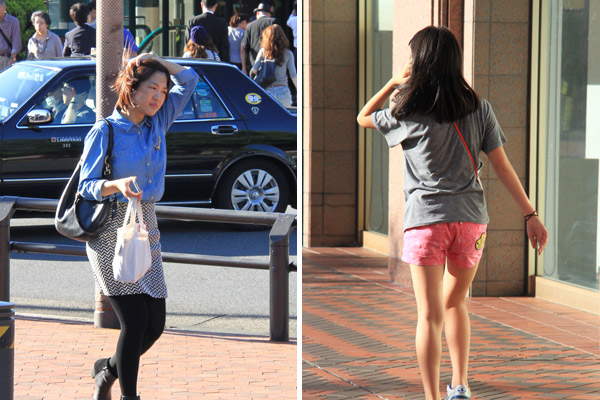
#> input picture imgs/2b8842ac0d6c03c1728ea80f820d02fe.jpg, 600 x 400 px
$ python color_seg.py ../../imgs/2b8842ac0d6c03c1728ea80f820d02fe.jpg
#> lines starting #> are read from the running program, lines starting #| are printed output that depends on the picture; after the words box and inside, x2 and y2 are one past the last pixel; in counts of white or black regions, pixels touching at a corner belong together
import math
import numpy as np
import cv2
import sys


def get_hue(a, b):
    if a == 0 or b == 0:
        h = 0
    else:
        h = math.atan2(b, a)
        h = (h / math.pi) * 180
    return h


def CIE2000_distance(lab1, lab2):
    # formula from: http://www.ece.rochester.edu/~gsharma/papers/CIEDE2000CRNAFeb05.pdf

    lab1 = [lab1[0] / 255 * 100.0, lab1[1] - 128, lab1[2] - 128]
    lab2 = [lab2[0] / 255 * 100.0, lab2[1] - 128, lab2[2] - 128]

    c1 = math.sqrt(lab1[1] ** 2 + lab1[2] ** 2)
    c2 = math.sqrt(lab2[1] ** 2 + lab2[2] ** 2)

    c_mean = (c1 + c2) / 2.0

    G = 0.5 * (1 - math.sqrt(c_mean ** 7 / float(c_mean ** 7 + 25 ** 7)))

    a_1 = (1 + G) * lab1[1]
    a_2 = (1 + G) * lab2[1]

    C_prime_1 = math.sqrt(a_1 ** 2 + lab1[2] ** 2)
    C_prime_2 = math.sqrt(a_2 ** 2 + lab2[2] ** 2)

    h_1 = get_hue(a_1, lab1[2])
    h_2 = get_hue(a_2, lab2[2])

    delta_L = lab2[0] - lab1[0]
    delta_C = C_prime_2 - C_prime_1

    if C_prime_1 * C_prime_2 == 0:
        delta_h = 0
    else:
        if abs(h_2 - h_1) <= 180:
            delta_h = h_2 - h_1
        elif h_2 - h_1 > 180:
            delta_h = h_2 - h_1 - 360
        else:
            delta_h = h_2 - h_1 + 360

    delta_H = 2 * math.sqrt(c1 * c2) * math.sin(delta_h * math.pi / 2.0 * 180)

    l_mean = (lab1[0] + lab2[0]) / 2.0
    c_prime_mean = (C_prime_1 + C_prime_2) / 2.0

    if C_prime_1 * C_prime_2 == 0:
        h_mean = h_1 + h_2
    else:
        if abs(h_1 - h_2) <= 180:
            h_mean = (h_1 + h_2) / 2.0
        else:
            if h_1 + h_2 < 360:
                h_mean = (h_1 + h_2 + 360) / 2.0
            else:
                h_mean = (h_1 + h_2 - 360) / 2.0

    T = 1 - 0.17 * math.cos((h_mean - 30) * math.pi / 180.0) \
        + 0.24 * math.cos(2 * h_mean * math.pi / 180.0) \
        + 0.32 * math.cos((3 * h_mean + 6) * math.pi / 180.0) \
        - 0.2 * math.cos((4 * h_mean - 63) * math.pi / 180.0)

    delta_Phi = 30 * math.exp(-((h_mean - 275) / 25.0) ** 2)
    R_c = 2 * math.sqrt(c_prime_mean ** 7 / float(c_prime_mean ** 7 + 25 ** 7))
    S_l = 1 + (0.015 * (l_mean - 50) ** 2) / math.sqrt(20 + (l_mean - 50) ** 2)
    S_c = 1 + 0.045 * c_prime_mean
    S_h = 1 + 0.015 * c_prime_mean * T
    R_t = -math.sin(2 * delta_Phi * math.pi / 180.0) * R_c

    distance = math.sqrt((delta_L / S_l) ** 2
                         + (delta_C / S_c) ** 2
                         + (delta_H / S_h) ** 2
                         + R_t * (delta_C / S_c) * (delta_H / S_h))
    return distance


def LAB_shadow(LAB_color_1, LAB_color_2):

    #when a color is darker the values in A and B remains almost the same
    #but the value in Lightness changes more

    threshold_L = 70
    threshold_A = 15
    threshold_B = 20

    distance_in_L = math.fabs(LAB_color_1[0] - LAB_color_2[0])
    distance_in_A = math.fabs(LAB_color_1[1] - LAB_color_2[1])
    distance_in_B = math.fabs(LAB_color_1[2] - LAB_color_2[2])

    if distance_in_L < threshold_L \
            and distance_in_A < threshold_A \
            and distance_in_B < threshold_B:
        return True

    return False


def cloth_color(image_path, expected_size=40, in_clusters=7, out_clusters=3, final_size=300):

#> called with expected_size = 40, in_clusters = 7, out_clusters = 3, final_size = 300
    initial_image = cv2.imread(image_path)
#> initial_image is the input picture: shape (400, 600, 3); mean B, G, R 115.4, 120, 131.7

    if initial_image is not None:
        height, width = initial_image.shape[:2]

        factor = math.sqrt(width * height / (expected_size * expected_size))

        #image downsample
        image = cv2.resize(initial_image,
                           (int(width / factor), int(height / factor)),
                           interpolation=cv2.INTER_LINEAR)
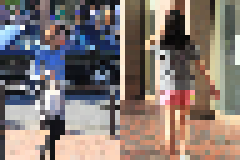
#> image: shape (32, 48, 3) (shown 5 times larger); mean B, G, R 115.7, 120.5, 132.2

        LAB_image = cv2.cvtColor(image, cv2.COLOR_BGR2Lab)
#> LAB_image: shape (32, 48, 3); mean of channels 0, 1, 2 129, 132.9, 132.3
        frame_width = int(expected_size / 10 + 2)
        in_samples = []

        border_samples = []

        limit_Y = LAB_image.shape[0] - frame_width
        limit_X = LAB_image.shape[1] - frame_width

        for y in range(LAB_image.shape[0] - 1):
            for x in range(LAB_image.shape[1] - 1):
                pt = LAB_image[y][x]
                if x < frame_width or y < frame_width or y >= limit_Y or x >= limit_X:
                    border_samples.append(pt)
                else:
                    in_samples.append(pt)
#> after the loop, border_samples = 737 items, first 6: [98, 130, 144], [114, 103, 157], [94, 109, 150], [105, 105, 152], [114, 121, 115], [38, 127, 120]; in_samples = 720 items, first 6: [45, 137, 100], [75, 126, 110], [79, 132, 127], [223, 136, 157], [144, 148, 146], [55, 131, 128]

        in_samples = np.array(in_samples, dtype=float)
#> in_samples = 720 rows, first 8: [45, 137, 100], [75, 126, 110], [79, 132, 127], [223, 136, 157], [144, 148, 146], [55, 131, 128], [131, 138, 126], [16, 126, 130]
        border_samples = np.array(border_samples, dtype=float)
#> border_samples = 737 rows, first 8: [98, 130, 144], [114, 103, 157], [94, 109, 150], [105, 105, 152], [114, 121, 115], [38, 127, 120], [48, 135, 124], [36, 128, 124]

        em_in = cv2.ml.EM_create()
        em_in.setClustersNumber(in_clusters)
        in_etval, in_likelihoods, in_labels, in_probs = em_in.trainEM(in_samples)
#> in_etval = True; in_likelihoods = 720 values, max -8.72 at index 547, min -21.15 at index 500, mean -12.07; in_labels = 720 values, max 6 at index 1, min 0 at index 7, mean 3.34

        in_means = em_in.getMeans()
        in_covs = em_in.getCovs()

        em_border = cv2.ml.EM_create()
        em_border.setClustersNumber(out_clusters)
        border_etval, border_likelihoods, border_labels, border_probs = em_border.trainEM(border_samples)
#> border_etval = True; border_likelihoods = 737 values, max -9.53 at index 19, min -33.2 at index 151, mean -12.67; border_labels = 737 values, max 2 at index 0, min 0 at index 5, mean 1.36; border_probs = 737 rows, first 8: [1.19e-08, 0.212, 0.788], [1.3e-57, 0.313, 0.687], [1.63e-33, 0.194, 0.806], [4.73e-46, 0.34, 0.66], [2.93e-10, 4.53e-09, 1], [0.866, 3.15e-09, 0.134], [0.0835, 2.93e-06, 0.916], [0.976, 1.61e-08, 0.0237]

        border_means = em_border.getMeans()

        unique_border, counts_border = np.unique(border_labels, return_counts=True)
#> unique_border = [0, 1, 2]; counts_border = [94, 282, 361]
        count_border_labels = dict(zip(unique_border, counts_border))
#> count_border_labels = {0: 94, 1: 282, 2: 361}

        unique, counts = np.unique(in_labels, return_counts=True)
#> unique = [0, 1, 2, 3, 4, 5, 6]; counts = [99, 93, 96, 50, 146, 33, 203]

        count_in_labels = dict(zip(unique, counts))
#> count_in_labels = {0: 99, 1: 93, 2: 96, 3: 50, 4: 146, 5: 33, 6: 203}
        in_len = len(in_covs)

        valid = [True] * in_len

        # colors vs background
        for i in range(in_len):
            if not valid[i]:
                continue

            prop_in = float(count_in_labels[i]) / len(in_labels)

            #if the proportion is too small can be only buttons or labels
            if prop_in < 0.05:
                valid[i] = False
                continue

            # remove similar colors
            for key in count_border_labels:
                prop_border = float(count_border_labels[key]) / len(border_labels)

                #if the color appears more in the center, it belongs to the cloth
                #else is background
                if prop_in > prop_border:
                    continue

                cie_dst = CIE2000_distance(in_means[i], border_means[key])

                if cie_dst < 5:
                    valid[i] = False
#> this loop made 7 passes
#> prop_in on passes 1 to 7: 0.138, 0.129, 0.133, 0.0694, 0.203, 0.0458, 0.282
#> after the loop, valid = [True, True, True, True, True, False, True]

        # colors vs colors
        for i in range(in_len):
            if not valid[i]:
                continue

            for j in range(i + 1, in_len):
                if not valid[j]:
                    continue

                #removes shadows and similar colors
                cie_dst = CIE2000_distance(in_means[i], in_means[j])

                is_shadow = LAB_shadow(in_means[i], in_means[j])

                if is_shadow or cie_dst < 20:
                    if count_in_labels[j] > count_in_labels[i]:
                        valid[i] = False

                        count_in_labels[j] += count_in_labels[i]
                        break
                    else:
                        valid[j] = False
                        count_in_labels[i] += count_in_labels[j]
#> after the loop, count_in_labels = {0: 99, 1: 93, 2: 335, 3: 50, 4: 146, 5: 33, 6: 302}; valid = [False, False, True, True, False, False, True]

        num_valid = sum(True == x for x in valid)
#> num_valid = 3

        colors = []
        proportions = []
        total_color = 0

        #if the cloth is of the same color that the background, takes the more common color
        if num_valid == 0:
            pos = max(count_in_labels, key=count_in_labels.get)
            colors = [in_means[pos]]
            proportions = [count_in_labels[pos]]
            total_color = count_in_labels[pos]

        for i in range(in_len):

            if not valid[i]:
                continue

            color = in_means[i]
            quantity = count_in_labels[i]
            colors.append(color)
            proportions.append(quantity)
            total_color += quantity
#> this loop made 7 passes
#> (quantity, total_color) on passes 3, 4, 7: (335, 335), (50, 385), (302, 687)
#> after the loop, colors = [[146, 130.7, 127.9], [92.42, 140.3, 87.32], [70.58, 131.9, 127.3]]; proportions = [335, 50, 302]; total_color = 687

        factor = max(1,math.sqrt(width * height / (final_size * final_size)))

        final_image = cv2.resize(initial_image,
                                 (int(width / factor),
                                  int(height / factor)),
                                 interpolation=cv2.INTER_LINEAR)
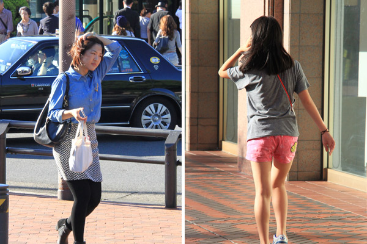
#> final_image: shape (244, 367, 3); mean B, G, R 115.3, 120, 131.7
        final_height, final_width = final_image.shape[:2]

        colors_width = int(final_width / 6.0)

        image_with_border = cv2.copyMakeBorder(final_image,
                                               top=0,
                                               bottom=0,
                                               left=0,
                                               right=colors_width,
                                               borderType=cv2.BORDER_CONSTANT,
                                               value=[0.0, 0.0, 0.0])
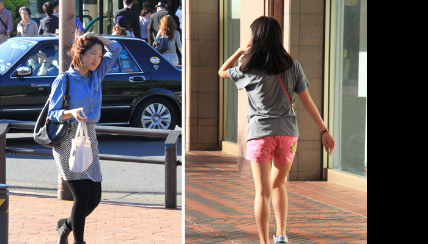
#> image_with_border: shape (244, 428, 3); mean B, G, R 98.9, 102.9, 112.9

        y_color = 0

        for i, color_LAB in enumerate(colors):
            color_LAB = np.array([[[color_LAB[0], color_LAB[1], color_LAB[2]]]])
            color_LAB = color_LAB.astype(np.uint8)
            color = cv2.cvtColor(color_LAB, cv2.COLOR_Lab2BGR)[0][0]
            color = color.tolist()
            height_color = int(math.ceil(proportions[i]*final_height/float(total_color)))

            cv2.rectangle(image_with_border,
                          (final_width, y_color),
                          (final_width + colors_width, y_color + height_color),
                          color,
                          -1)
            y_color += height_color
#> this loop made 3 passes
#> (color_LAB, color, height_color, y_color) on passes 1 to 3: ([[146, 130, 127]], [139, 136, 140], 119, 119), ([[92, 140, 87]], [151, 82, 52], 18, 137), ([[70, 131, 127]], [66, 63, 69], 108, 245)
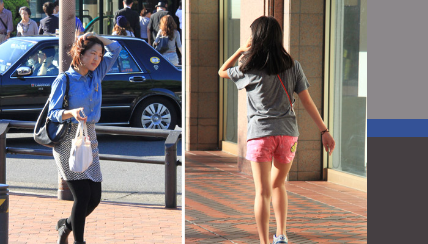
#> image_with_border: shape (244, 428, 3); 14.25% of pixels changed, all inside (x1, y1, x2, y2) = (367, 0, 428, 244)
#> after the loop, y_color = 245
        cv2.imshow("colors", image_with_border)
        cv2.waitKey(0)
        cv2.destroyAllWindows()
    else:
        print("Image not found")

if __name__ == "__main__":
    cloth_color(sys.argv[1:][0])

$ run again, on imgs/red_zjz.jpg
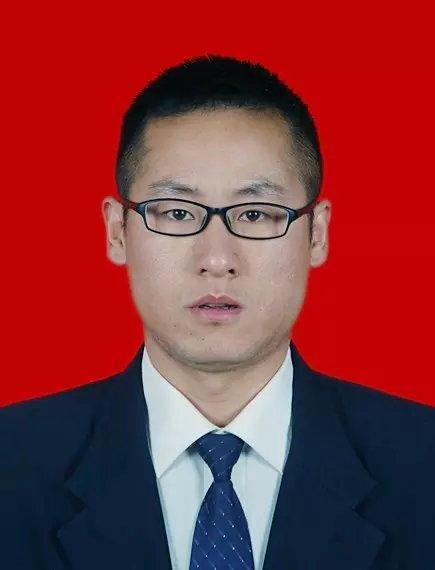
#> input picture imgs/red_zjz.jpg, 435 x 570 px
#> in cloth_color, initial_image is the input picture: shape (570, 435, 3); mean B, G, R 56.4, 50.7, 133.7
#> LAB_image: shape (45, 34, 3); mean of channels 0, 1, 2 97.8, 158.3, 148.2
#> after the loop in cloth_color, `for y in range(LAB_image.shape[0] - 1):`: border_samples = 726 items, first 6: [102, 193, 181], [102, 193, 181], [102, 193, 181], [102, 193, 181], [102, 193, 181], [102, 193, 181]; in_samples = 726 items, first 6: [102, 193, 181], [102, 193, 181], [102, 193, 181], [102, 192, 181], [100, 191, 181], [88, 185, 172]
#> in cloth_color, `in_samples = np.array(in_samples, dtype=float)`: in_samples = 726 rows, first 8: [102, 193, 181], [102, 193, 181], [102, 193, 181], [102, 192, 181], [100, 191, 181], [88, 185, 172], [9, 132, 127], [6, 128, 127]
#> in cloth_color, `border_samples = np.array(border_samples, dtype=float)`: border_samples = 726 rows, first 8: [102, 193, 181], [102, 193, 181], [102, 193, 181], [102, 193, 181], [102, 193, 181], [102, 193, 181], [102, 193, 181], [102, 193, 181]
#> in_etval = True; in_likelihoods = 726 values, max -3.26 at index 67, min -18.93 at index 84, mean -9.79; in_labels = 726 values, max 6 at index 33, min 0 at index 6, mean 2.29
#> border_etval = True; border_likelihoods = 726 values, max -1.94 at index 0, min -66.5 at index 150, mean -6.57; border_labels = 726 values, max 2 at index 573, min 0 at index 0, mean 0.395; border_probs = 726 rows, first 8: [1, 4.42e-34, 4.29e-248], [1, 4.42e-34, 4.29e-248], [1, 4.42e-34, 4.29e-248], [1, 4.42e-34, 4.29e-248], [1, 4.42e-34, 4.29e-248], [1, 4.42e-34, 4.29e-248], [1, 4.42e-34, 4.29e-248], [1, 4.42e-34, 4.29e-248]
#> unique_border = [0, 1, 2]; counts_border = [462, 241, 23]
#> count_border_labels = {0: 462, 1: 241, 2: 23}
#> unique = [0, 1, 2, 3, 4, 5, 6]; counts = [151, 141, 154, 62, 129, 19, 70]
#> in cloth_color, `count_in_labels = dict(zip(unique, counts))`: count_in_labels = {0: 151, 1: 141, 2: 154, 3: 62, 4: 129, 5: 19, 6: 70}
#> the loop in cloth_color, `for i in range(in_len):` made 7 passes
#> prop_in on passes 1 to 7: 0.208, 0.194, 0.212, 0.0854, 0.178, 0.0262, 0.0964
#> after the loop in cloth_color, `for i in range(in_len):`: valid = [True, True, True, True, True, False, True]
#> after the loop in cloth_color, `for i in range(in_len):`: count_in_labels = {0: 221, 1: 270, 2: 154, 3: 62, 4: 129, 5: 19, 6: 70}; valid = [True, True, True, True, False, False, False]
#> num_valid = 4
#> the loop in cloth_color, `for i in range(in_len): ` made 7 passes
#> (quantity, total_color) on passes 1 to 4: (221, 221), (270, 491), (154, 645), (62, 707)
#> after the loop in cloth_color, `for i in range(in_len):`: colors = [[29.16, 128.3, 116], [146.5, 135.2, 137.8], [103.1, 193.2, 181.2], [217.9, 123.4, 123.5]]; proportions = [221, 270, 154, 62]; total_color = 707
#> in cloth_color, `image_with_border = cv2.copyMakeBorder(final_image, top=0, bottom=0, l..`:
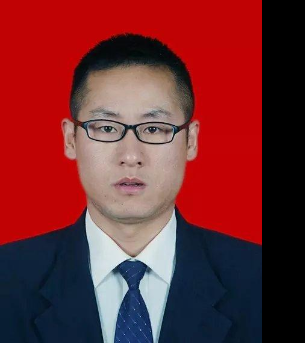
#> image_with_border: shape (343, 305, 3); mean B, G, R 48.4, 43.5, 114.8
#> the loop in cloth_color, `for i, color_LAB in enumerate(colors):` made 4 passes
#> (color_LAB, color, height_color, y_color) on passes 1 to 4: ([[29, 128, 115]], [48, 31, 16], 108, 108), ([[146, 135, 137]], [122, 133, 156], 131, 239), ([[103, 193, 181]], [4, 2, 194], 75, 314), ([[217, 123, 123]], [222, 216, 197], 31, 345)
#> after the loop in cloth_color, `for i, color_LAB in enumerate(colors):`:
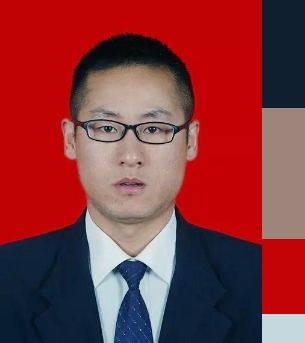
#> image_with_border: shape (343, 305, 3); 14.1% of pixels changed, all inside (x1, y1, x2, y2) = (262, 0, 305, 343)
#> after the loop in cloth_color, `for i, color_LAB in enumerate(colors):`: y_color = 345

$ run again, on imgs/blue_mini_zjz.png
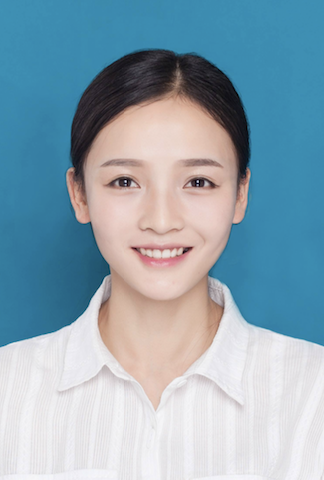
#> input picture imgs/blue_mini_zjz.png, 324 x 480 px
#> in cloth_color, initial_image is the input picture: shape (480, 324, 3); mean B, G, R 178.7, 165.2, 141.1
#> LAB_image: shape (48, 32, 3); mean of channels 0, 1, 2 169.5, 125.6, 118.9
#> after the loop in cloth_color, `for y in range(LAB_image.shape[0] - 1):`: border_samples = 737 items, first 6: [144, 114, 102], [143, 114, 102], [141, 115, 102], [142, 115, 102], [141, 115, 102], [140, 115, 102]; in_samples = 720 items, first 6: [139, 116, 102], [138, 116, 102], [139, 114, 104], [138, 116, 101], [132, 115, 104], [27, 131, 124]
#> in cloth_color, `in_samples = np.array(in_samples, dtype=float)`: in_samples = 720 rows, first 8: [139, 116, 102], [138, 116, 102], [139, 114, 104], [138, 116, 101], [132, 115, 104], [27, 131, 124], [25, 130, 123], [61, 130, 125]
#> in cloth_color, `border_samples = np.array(border_samples, dtype=float)`: border_samples = 737 rows, first 8: [144, 114, 102], [143, 114, 102], [141, 115, 102], [142, 115, 102], [141, 115, 102], [140, 115, 102], [140, 115, 102], [140, 115, 102]
#> in_etval = True; in_likelihoods = 720 values, max -5.64 at index 619, min -20.56 at index 517, mean -9.22; in_labels = 720 values, max 6 at index 31, min 0 at index 390, mean 2.84
#> border_etval = True; border_likelihoods = 737 values, max -3.91 at index 16, min -43.22 at index 168, mean -6.52; border_labels = 737 values, max 2 at index 101, min 0 at index 0, mean 0.669; border_probs = 737 rows, first 8: [0.992, 0, 0.00787], [0.995, 0, 0.00472], [0.999, 0, 0.000717], [0.999, 0, 0.000935], [0.999, 0, 0.000717], [0.999, 0, 0.000622], [0.999, 0, 0.000622], [0.999, 0, 0.000622]
#> unique_border = [0, 1, 2]; counts_border = [368, 245, 124]
#> count_border_labels = {0: 368, 1: 245, 2: 124}
#> unique = [0, 1, 2, 3, 4, 5, 6]; counts = [138, 51, 181, 82, 83, 54, 131]
#> in cloth_color, `count_in_labels = dict(zip(unique, counts))`: count_in_labels = {0: 138, 1: 51, 2: 181, 3: 82, 4: 83, 5: 54, 6: 131}
#> the loop in cloth_color, `for i in range(in_len):` made 7 passes
#> prop_in on passes 1 to 7: 0.192, 0.0708, 0.251, 0.114, 0.115, 0.075, 0.182
#> after the loop in cloth_color, `for i in range(in_len):`: valid = [False, True, True, True, True, True, True]
#> after the loop in cloth_color, `for i in range(in_len):`: count_in_labels = {0: 138, 1: 51, 2: 366, 3: 133, 4: 83, 5: 54, 6: 131}; valid = [False, False, True, True, True, False, False]
#> num_valid = 3
#> the loop in cloth_color, `for i in range(in_len): ` made 7 passes
#> (quantity, total_color) on passes 3 to 5: (366, 366), (133, 499), (83, 582)
#> after the loop in cloth_color, `for i in range(in_len):`: colors = [[201.3, 136.5, 138.7], [39.79, 131.1, 125.4], [135.1, 116.3, 101.9]]; proportions = [366, 133, 83]; total_color = 582
#> in cloth_color, `image_with_border = cv2.copyMakeBorder(final_image, top=0, bottom=0, l..`:
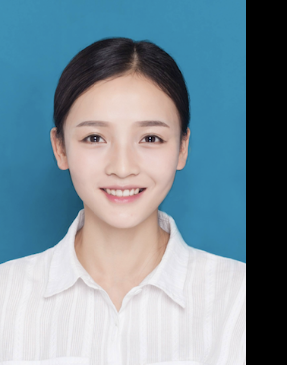
#> image_with_border: shape (365, 287, 3); mean B, G, R 153.1, 141.5, 120.9
#> the loop in cloth_color, `for i, color_LAB in enumerate(colors):` made 3 passes
#> (color_LAB, color, height_color, y_color) on passes 1 to 3: ([[201, 136, 138]], [177, 190, 218], 230, 230), ([[39, 131, 125]], [43, 37, 41], 84, 314), ([[135, 116, 101]], [172, 135, 55], 53, 367)
#> after the loop in cloth_color, `for i, color_LAB in enumerate(colors):`:
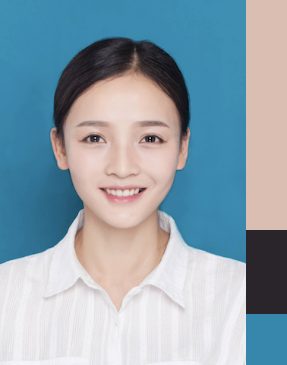
#> image_with_border: shape (365, 287, 3); 14.29% of pixels changed, all inside (x1, y1, x2, y2) = (246, 0, 287, 365)
#> after the loop in cloth_color, `for i, color_LAB in enumerate(colors):`: y_color = 367
